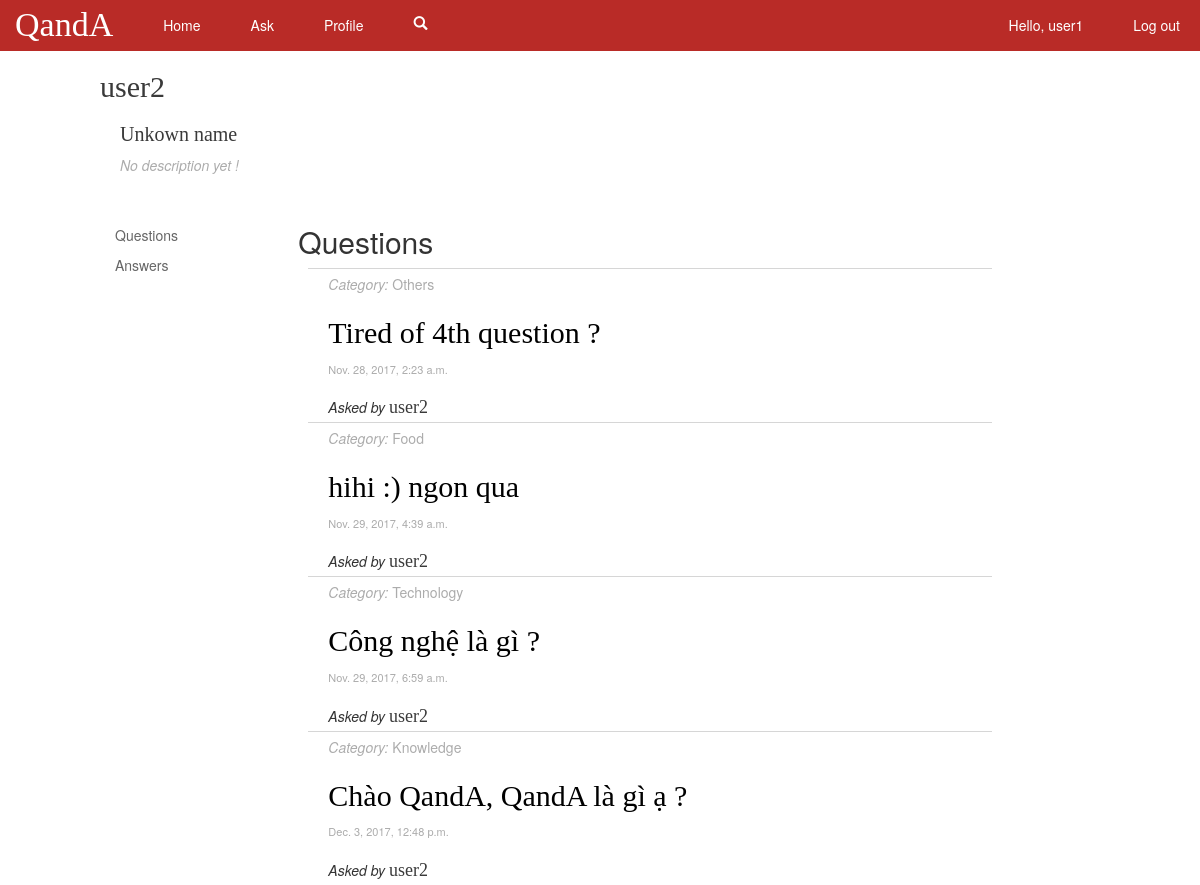
/profile/3/ (signed in), run on an earlier commit of the app's database.
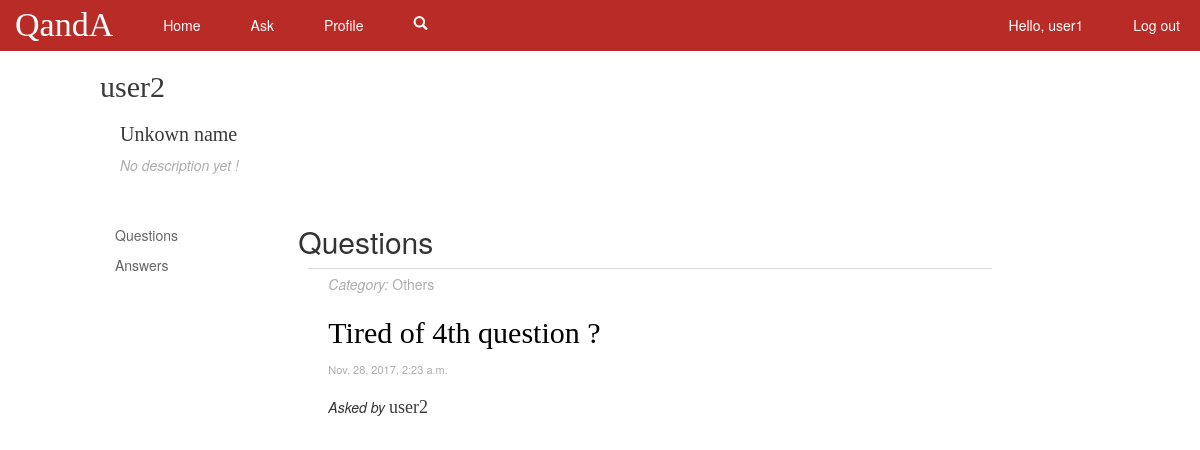
And on a later commit of the database.
### polls/models.py (models this page shows, shortened)
class Question(models.Model):
	content = models.CharField(max_length=200)
	category = models.CharField(max_length=30, null=True)
	time = models.DateTimeField('date asked')
	user = models.ForeignKey(User, on_delete=models.CASCADE, related_name="creator")
	followers = models.ManyToManyField(User, related_name="followers")

### polls/views.py (the view)
# urls.py: url(r'^profile/(?P<user_id>[0-9]+)/$', views.profile, name='profile'),
@login_required
def profile(request, user_id):
	asked_questions = Question.objects.filter(user__id = user_id)
	user = User.objects.get(id = user_id)
	context = {'asked_questions' : asked_questions, 'user_id' : int(user_id), 'target_user' : user}
	return render(request, 'polls/profile.html', context)

### polls/templates/polls/profile.html
{% extends "polls/base_profile.html" %}
{% load static%}
{% block procontent %}
<div class="col-xs-8 test2">
	<h2>Questions</h2>
	{% include 'polls/questions.html' with questions=asked_questions %}
</div>
{% endblock procontent %}

### polls/templates/polls/questions.html
{% load static %}
{% for question in questions %}
	<div class="content-wrapper">
		<div><a href="{% url 'polls:category' question.category %}" class="category"><i>Category:</i> {{question.category}}</a></div>
		<h2><a href="{% url 'polls:details' question.id %}" class="accent-text question-text">{{question.content}}</a></h2>
		<div class="time">{{question.time}}</div>
		<br>
		<div><span class="tagging-text">Asked by </span><a href="{% url 'polls:profile' question.user.id %}" class="accent-text username">{{question.user.username}}</a></div>
	</div>
{% endfor %}

What changed in the data, as far as the page shows it:
removed Question: category "Food", content "hihi :) ngon qua", time "Nov. 29, 2017, 4:39 a.m.", user.username "user2"
removed Question: category "Technology", content "Công nghệ là gì ?", time "Nov. 29, 2017, 6:59 a.m.", user.username "user2"
removed Question: category "Knowledge", content "Chào QandA, QandA là gì ạ ?", time "Dec. 3, 2017, 12:48 p.m.", user.username "user2"
